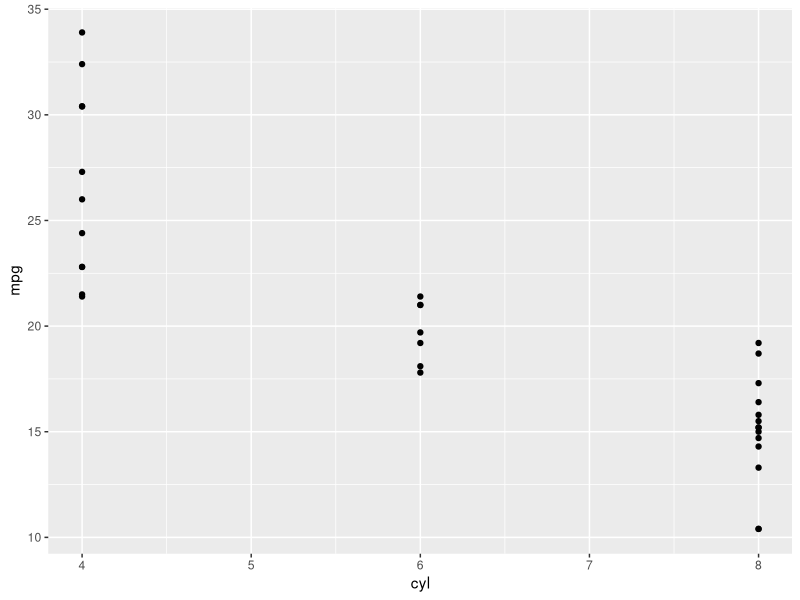
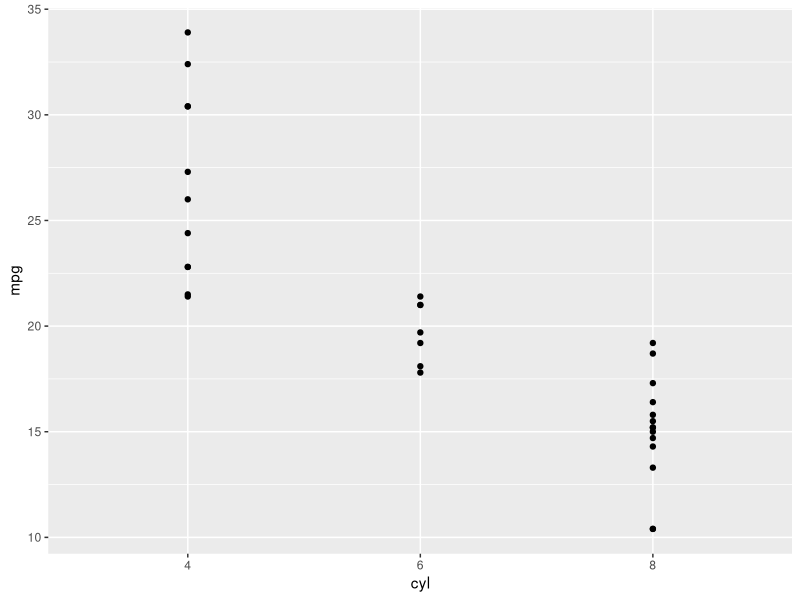
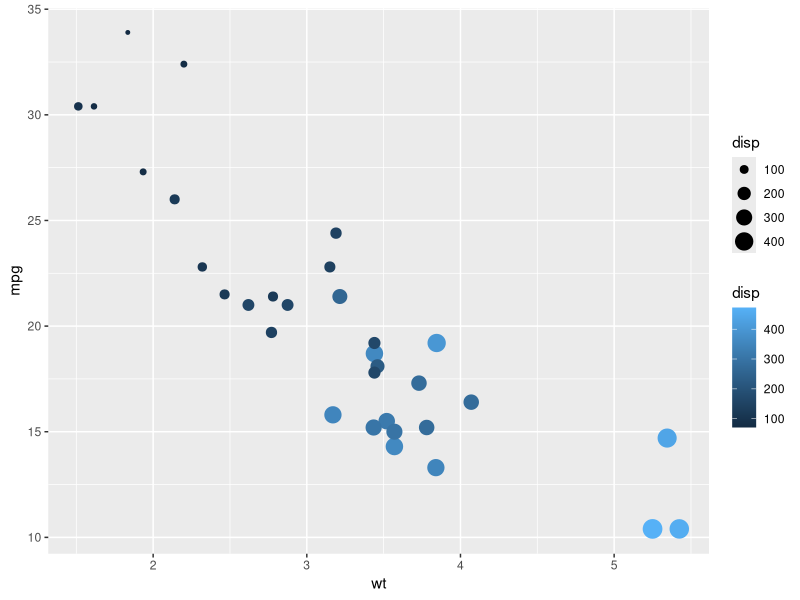

These figures' R source, in order: (Note: this script raises an error after producing the figures.)
#loading the mtcars data and ggplot2
library(ggplot2)

str(mtcars)


#scatter plotting between cyl and mpg
ggplot(mtcars,aes(x=cyl,y=mpg))+geom_point()

#changing cyl to factor
mtcars$cyl<-as.factor(mtcars$cyl)

#plotting again
ggplot(mtcars,aes(x=cyl,y=mpg))+geom_point()


#basic of grammer of graphics
ggplot(mtcars, aes(x = wt, y = mpg, color = disp,size=disp)) +
  geom_point()

#trying shape
ggplot(mtcars, aes(x = wt, y = mpg, color = disp,size=disp,shape=disp)) +
  geom_point()
       

#Exploring diamond dataset and ploting a sctter plot 
# Explore the diamonds data frame with str()
str(diamonds)

# Add geom_point() with +
ggplot(diamonds, aes(x = carat, y = price))+geom_point()

# Add geom_point() and geom_smooth() with +
ggplot(diamonds, aes(x = carat, y = price))+geom_point()+geom_smooth()


#add clarity to color
ggplot(diamonds, aes(x = carat, y = price,col=clarity)) +
  geom_point()+
  
  geom_smooth()

#add clarity to color
ggplot(diamonds, aes(x = carat, y = price,col=clarity)) +
geom_smooth()


#using grammer to formulate plot
# Create the object containing the data and aes layers: dia_plot
dia_plot<-ggplot(diamonds,aes(x=carat,y=price))

# Add a geom layer with + and geom_point()
dia_plot+geom_point()

# Add the same geom layer, but with aes() inside
dia_plot+geom_point(aes(col=clarity))



set.seed(1)

# The dia_plot object has been created 
dia_plot <- ggplot(diamonds, aes(x = carat, y = price))
dia_plot

# Expand dia_plot by adding geom_point() with alpha set to 0.2

dia_plot<-dia_plot+geom_point(alpha=0.2)
dia_plot

# Plot dia_plot with additional geom_smooth() with se set to FALSE
dia_plot<-dia_plot+geom_smooth(se=F)
dia_plot

# Copy the command from above and add aes() with the correct mapping to geom_smooth()
dia_plot<-dia_plot+geom_smooth(aes(col=clarity),se=F)
dia_plot